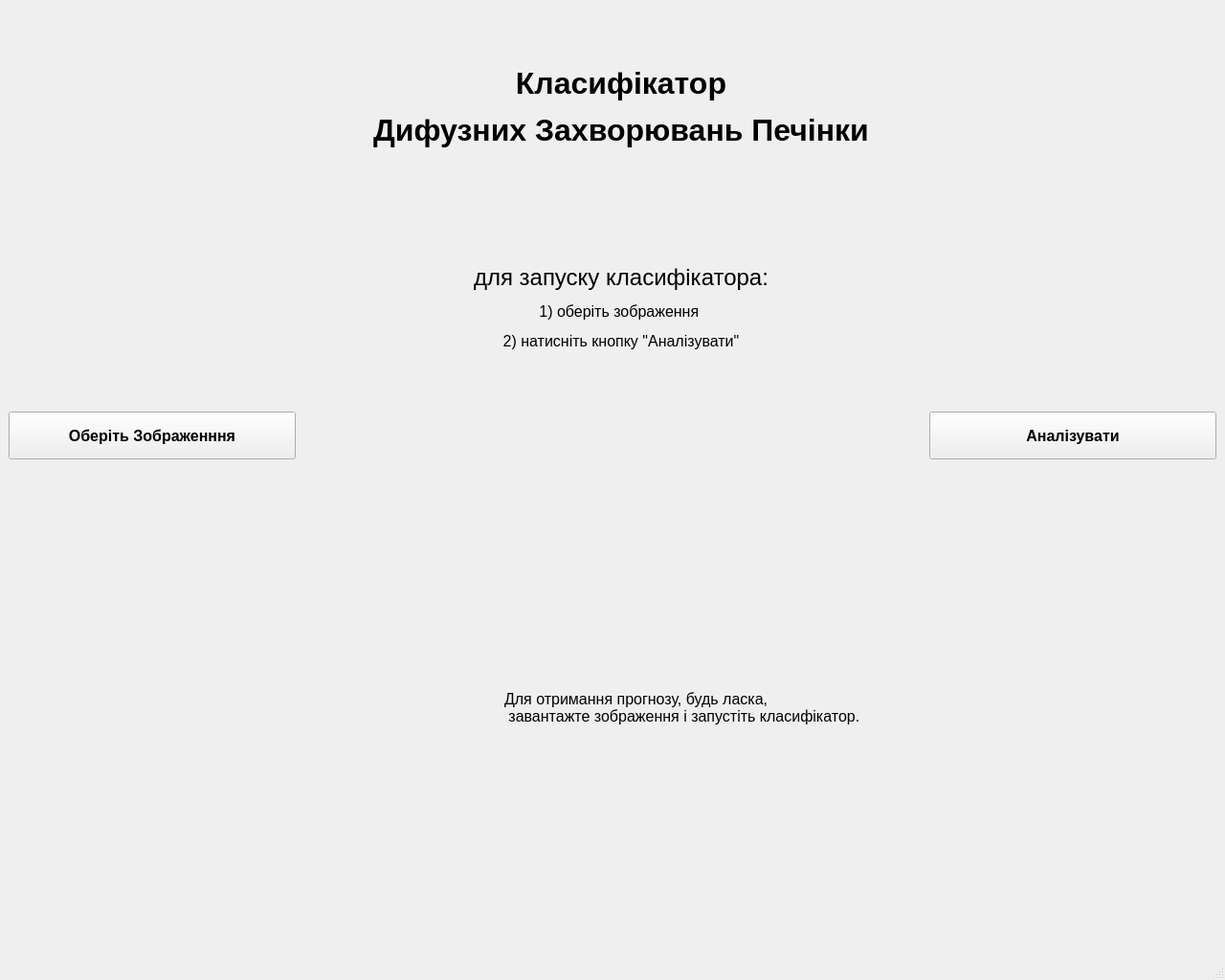
<?xml version="1.0" encoding="UTF-8"?>
<ui version="4.0">
 <class>MainWindow</class>
 <widget class="QMainWindow" name="MainWindow">
  <property name="geometry">
   <rect>
    <x>0</x>
    <y>0</y>
    <width>1280</width>
    <height>1024</height>
   </rect>
  </property>
  <property name="minimumSize">
   <size>
    <width>1280</width>
    <height>1024</height>
   </size>
  </property>
  <property name="maximumSize">
   <size>
    <width>1280</width>
    <height>1024</height>
   </size>
  </property>
  <property name="windowTitle">
   <string>MainWindow</string>
  </property>
  <widget class="QWidget" name="centralwidget">
   <layout class="QGridLayout" name="gridLayout">
    <item row="3" column="0">
     <widget class="MplWidget" name="MplWidget" native="true">
      <property name="minimumSize">
       <size>
        <width>512</width>
        <height>200</height>
       </size>
      </property>
      <property name="maximumSize">
       <size>
        <width>512</width>
        <height>500</height>
       </size>
      </property>
     </widget>
    </item>
    <item row="2" column="1" alignment="Qt::AlignRight">
     <widget class="QPushButton" name="buttonAnalyze">
      <property name="sizePolicy">
       <sizepolicy hsizetype="Preferred" vsizetype="Fixed">
        <horstretch>0</horstretch>
        <verstretch>0</verstretch>
       </sizepolicy>
      </property>
      <property name="minimumSize">
       <size>
        <width>300</width>
        <height>50</height>
       </size>
      </property>
      <property name="maximumSize">
       <size>
        <width>300</width>
        <height>50</height>
       </size>
      </property>
      <property name="font">
       <font>
        <family>Arial</family>
        <pointsize>12</pointsize>
        <weight>75</weight>
        <bold>true</bold>
       </font>
      </property>
      <property name="text">
       <string>Аналізувати</string>
      </property>
     </widget>
    </item>
    <item row="0" column="0" colspan="2">
     <widget class="QLabel" name="labelTitle">
      <property name="minimumSize">
       <size>
        <width>1280</width>
        <height>150</height>
       </size>
      </property>
      <property name="maximumSize">
       <size>
        <width>1280</width>
        <height>200</height>
       </size>
      </property>
      <property name="lineWidth">
       <number>1</number>
      </property>
      <property name="text">
       <string>&lt;html&gt;&lt;head/&gt;&lt;body&gt;&lt;p align=&quot;center&quot;&gt;&lt;span style=&quot; font-size:24pt; font-weight:600;&quot;&gt;Класифікатор&lt;/span&gt;&lt;/p&gt;&lt;p align=&quot;center&quot;&gt;&lt;span style=&quot; font-size:24pt; font-weight:600;&quot;&gt;Дифузних Захворювань Печінки&lt;/span&gt;&lt;/p&gt;&lt;/body&gt;&lt;/html&gt;</string>
      </property>
     </widget>
    </item>
    <item row="1" column="0" colspan="2">
     <widget class="QLabel" name="labelTitle_2">
      <property name="minimumSize">
       <size>
        <width>1280</width>
        <height>150</height>
       </size>
      </property>
      <property name="maximumSize">
       <size>
        <width>1280</width>
        <height>200</height>
       </size>
      </property>
      <property name="lineWidth">
       <number>1</number>
      </property>
      <property name="text">
       <string>&lt;html&gt;&lt;head/&gt;&lt;body&gt;&lt;p align=&quot;center&quot;&gt;&lt;span style=&quot; font-size:18pt;&quot;&gt;для запуску класифікатора:&lt;/span&gt;&lt;/p&gt;&lt;p align=&quot;center&quot;&gt;&lt;span style=&quot; font-size:12pt;&quot;&gt;1) оберіть зображення &lt;/span&gt;&lt;/p&gt;&lt;p align=&quot;center&quot;&gt;&lt;span style=&quot; font-size:12pt;&quot;&gt;2) натисніть кнопку &amp;quot;Аналізувати&amp;quot;&lt;/span&gt;&lt;/p&gt;&lt;/body&gt;&lt;/html&gt;</string>
      </property>
     </widget>
    </item>
    <item row="3" column="1">
     <widget class="QLabel" name="labelResult">
      <property name="minimumSize">
       <size>
        <width>200</width>
        <height>400</height>
       </size>
      </property>
      <property name="maximumSize">
       <size>
        <width>1000</width>
        <height>16777215</height>
       </size>
      </property>
      <property name="font">
       <font>
        <family>Arial</family>
        <pointsize>12</pointsize>
       </font>
      </property>
      <property name="cursor">
       <cursorShape>WaitCursor</cursorShape>
      </property>
      <property name="text">
       <string>Для отримання прогнозу, будь ласка,
 завантажте зображення і запустіть класифікатор.</string>
      </property>
     </widget>
    </item>
    <item row="2" column="0" alignment="Qt::AlignLeft">
     <widget class="QPushButton" name="buttonLoader">
      <property name="sizePolicy">
       <sizepolicy hsizetype="Preferred" vsizetype="Fixed">
        <horstretch>0</horstretch>
        <verstretch>0</verstretch>
       </sizepolicy>
      </property>
      <property name="minimumSize">
       <size>
        <width>300</width>
        <height>50</height>
       </size>
      </property>
      <property name="maximumSize">
       <size>
        <width>300</width>
        <height>50</height>
       </size>
      </property>
      <property name="font">
       <font>
        <family>Arial</family>
        <pointsize>12</pointsize>
        <weight>75</weight>
        <bold>true</bold>
       </font>
      </property>
      <property name="text">
       <string>Оберіть Зображенння</string>
      </property>
     </widget>
    </item>
   </layout>
  </widget>
  <widget class="QMenuBar" name="menubar">
   <property name="geometry">
    <rect>
     <x>0</x>
     <y>0</y>
     <width>1280</width>
     <height>18</height>
    </rect>
   </property>
  </widget>
  <widget class="QStatusBar" name="statusBar"/>
 </widget>
 <customwidgets>
  <customwidget>
   <class>MplWidget</class>
   <extends>QWidget</extends>
   <header>mplwidget.h</header>
   <container>1</container>
  </customwidget>
 </customwidgets>
 <resources/>
 <connections/>
</ui>
